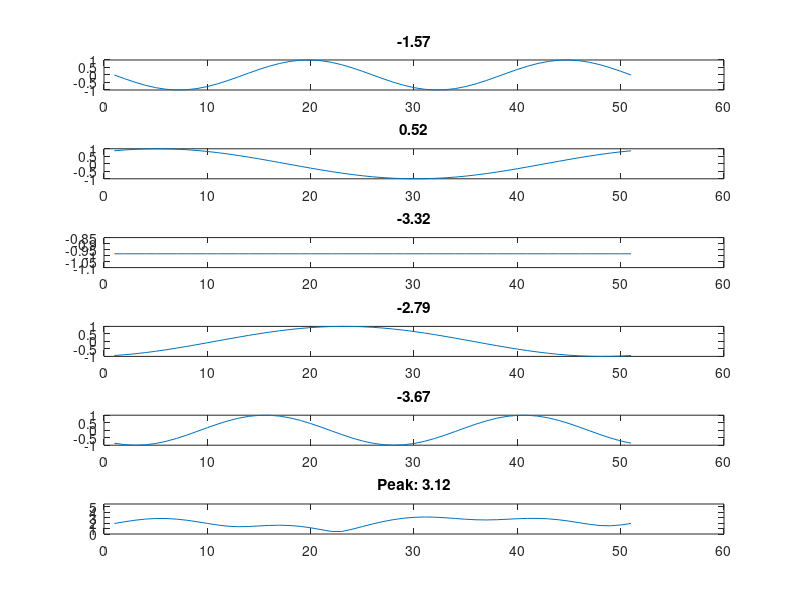

Reproduce this figure in MATLAB.
close all;
clear all;
clc;

addpath('I:\MATLAB\Visualization');
Fs = 5e4;
t = single(0:1/Fs:1e-3);

yfcn   = @(f,p,t) sum(cos(2*pi*f'*t + p'),1);
yfcnc   = @(f,p,t) abs(sum(exp(1i*(2*pi*f'*t + p')),1));


f = [-2000 -1000 0 1000 2000] + 0*1e4;
p = [0 0 0 0 0];
p = [ ...
       -1.5708
    0.5236
   -3.3161
   -2.7925
   -3.6652 ]';
rstep = 10*pi/180;

hf=figure;
k = 1;subplot(6,1,k);hp(k) = plot(yfcn(f(k),p(k),t));ht(k) = title(sprintf('%1.2f',p(k)));
k = 2;subplot(6,1,k);hp(k) = plot(yfcn(f(k),p(k),t));ht(k) = title(sprintf('%1.2f',p(k)));
k = 3;subplot(6,1,k);hp(k) = plot(yfcn(f(k),p(k),t));ht(k) = title(sprintf('%1.2f',p(k)));
k = 4;subplot(6,1,k);hp(k) = plot(yfcn(f(k),p(k),t));ht(k) = title(sprintf('%1.2f',p(k)));
k = 5;subplot(6,1,k);hp(k) = plot(yfcn(f(k),p(k),t));ht(k) = title(sprintf('%1.2f',p(k)));
subplot(6,1,6);
ysum=yfcnc(f,p,t);
hp(6) = plot(ysum);ht(6) = title(sprintf('Peak: %1.2f',max(ysum)));
ylim([0 5.5]);

set(gcf,'Position',[ 1319          62         584        1038]);

set(gcf,'WindowScrollWheelFcn',@scroll_fcn);


%%

if(0)
    %% Auto - loop
    p = [0 0 0 0 0];
    rstep = 10*pi/180;
    nstep = round((60*pi/180)/rstep);  % appears optimization space is within 60
    % degrees. The pattern repeats using a coarse grid
    
    peakvals = zeros(nstep.^4,5);
    k = 1;
    for k2 = 1 : nstep
        p(2) = (k2-1)*rstep;
        fprintf('%d of %d complete\n',k2,nstep);
        for k3 = 1 : nstep
            p(3) = (k3-1)*rstep;
            for k4 = 1 : nstep
                p(4) = (k4-1)*rstep;
                for k5 = 1 : nstep
                    p(5) = (k5-1)*rstep;
                    
                    peakvals(k,:) = [p(2:5) max(yfcn(f,p,t))];
                    k = k + 1;
                end
            end
        end
    end
    
end
